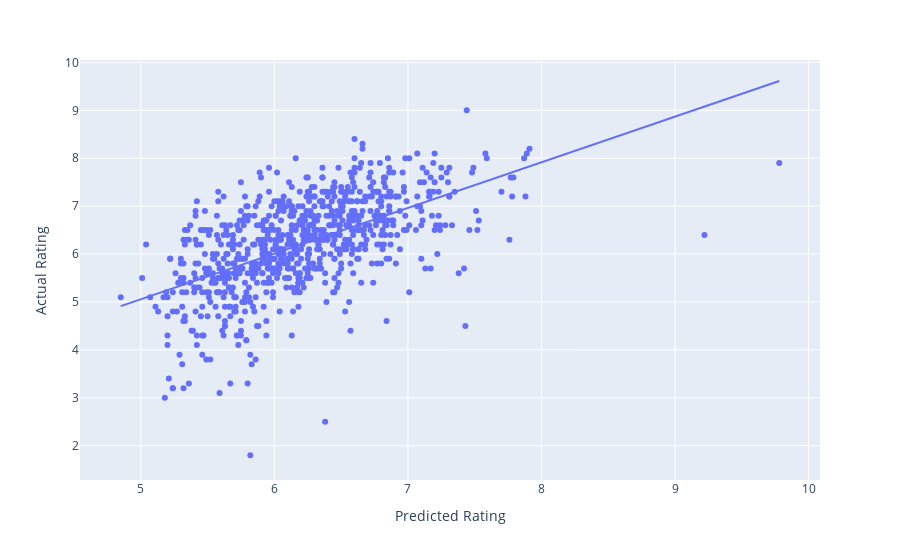

The notebook cell saved with this chart:
### Code cell
df = clean_comp_results
fig = px.scatter(df, x="Predicted Rating", y="Actual Rating", trendline="ols", hover_data=['Accuracy','Title', 'Genre' , 'Duration (min)' , 'Budget (mm)' , 'MPAA Rating' ])
fig.show()

### Figure 1 — Plotly figure (JSON) as saved in the notebook; plotly's stock layout.template omitted (floating-point values rounded to 4 significant figures; data arrays with more than 128 entries replaced by an {"elided": "..."} marker saying what was removed)
{"data": [{"customdata": {"elided": "827x6 mixed values"}, "hovertemplate": "Predicted Rating=%{x}<br>Actual Rating=%{y}<br>Accuracy=%{customdata[0]}<br>Title=%{customdata[1]}<br>Genre=%{customdata[2]}<br>Duration (min)=%{customdata[3]}<br>Budget (mm)=%{customdata[4]}<br>MPAA Rating=%{customdata[5]}<extra></extra>", "legendgroup": "", "marker": {"color": "#636efa", "symbol": "circle"}, "mode": "markers", "name": "", "orientation": "v", "showlegend": false, "type": "scatter", "x": {"elided": "827 float values"}, "xaxis": "x", "y": {"elided": "827 float values"}, "yaxis": "y"}, {"hovertemplate": "<b>OLS trendline</b><br>Actual Rating = 0.95313 * Predicted Rating + 0.290461<br>R<sup>2</sup>=0.328815<br><br>Predicted Rating=%{x}<br>Actual Rating=%{y} <b>(trend)</b><extra></extra>", "legendgroup": "", "marker": {"color": "#636efa", "symbol": "circle"}, "mode": "lines", "name": "", "showlegend": false, "type": "scatter", "x": {"elided": "827 float values"}, "xaxis": "x", "y": {"elided": "827 float values"}, "yaxis": "y"}], "layout": {"legend": {"tracegroupgap": 0}, "margin": {"t": 60}, "xaxis": {"anchor": "y", "domain": [0, 1], "title": {"text": "Predicted Rating"}}, "yaxis": {"anchor": "x", "domain": [0, 1], "title": {"text": "Actual Rating"}}}}
